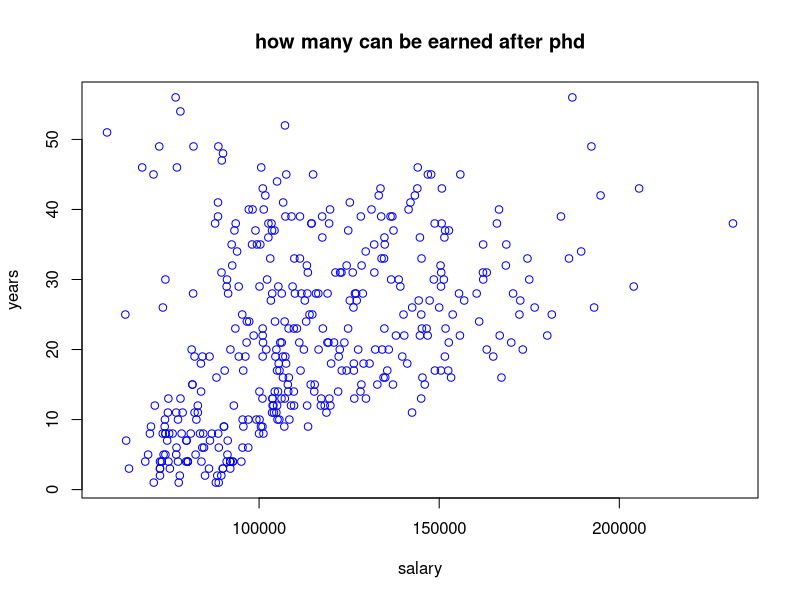
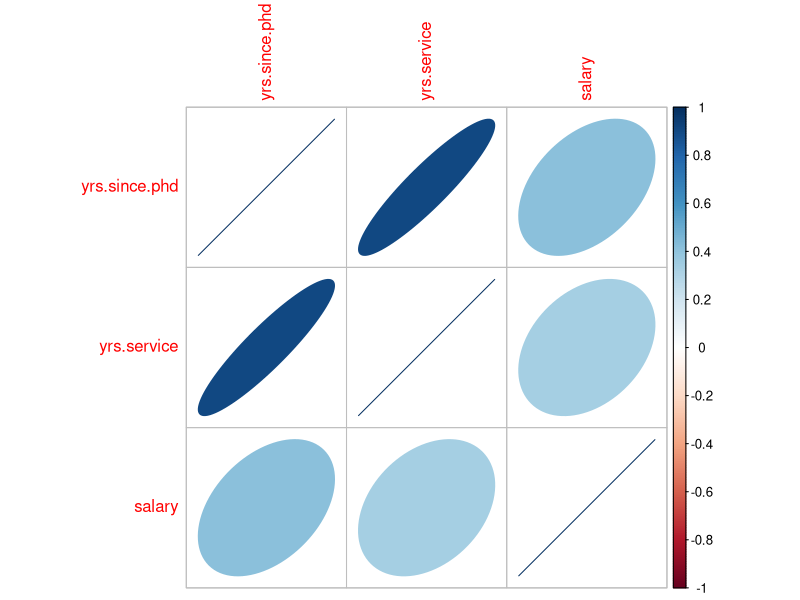

R code for these plots, in order:
# Title     : TODO
# Objective : TODO
# Created by: gloria
# Created on: 2020/10/24

library(car)
data(Salaries)
str(Salaries)
splt <- function (a,b){
  plot(x=a,y=b,
       col = "blue",
       main = "how many can be earned after phd", xlab = "salary",ylab = "years")
}
splt(Salaries$salary,Salaries$yrs.since.phd)
cor(Salaries$salary,Salaries$yrs.since.phd)
cor.test(Salaries$salary,Salaries$yrs.since.phd)
cor(Salaries[,c(3,4,6)],use = "complete.obs")
library(corrplot)
corrplot::corrplot(corr = cor(Salaries[,c(3,4,6)],use = "complete.obs"),
                   method = "ellipse")